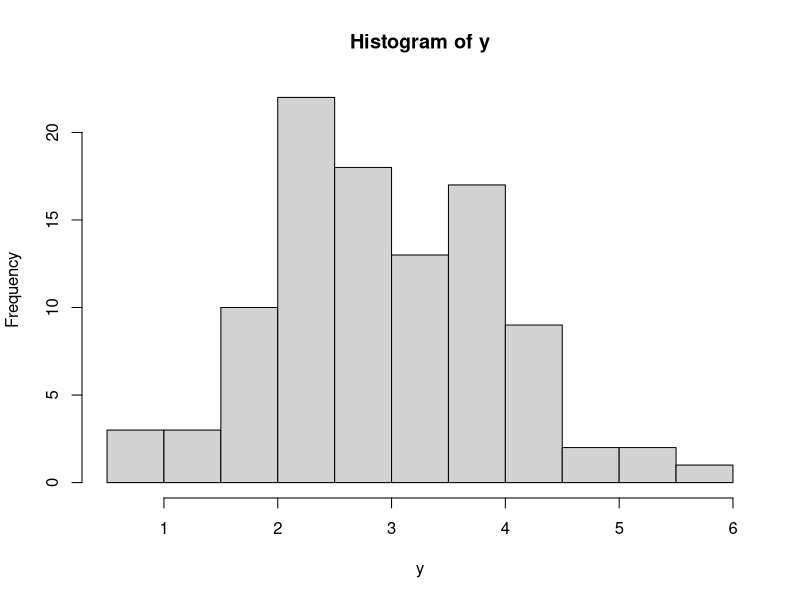
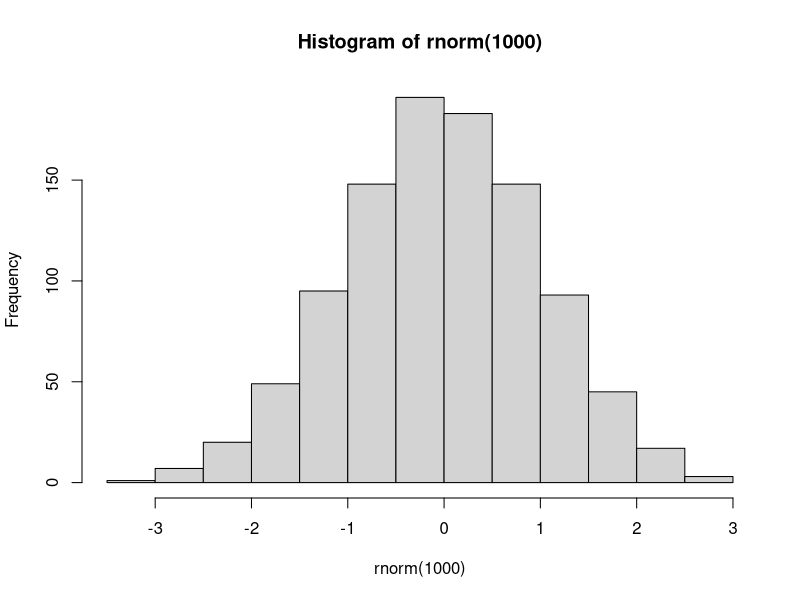
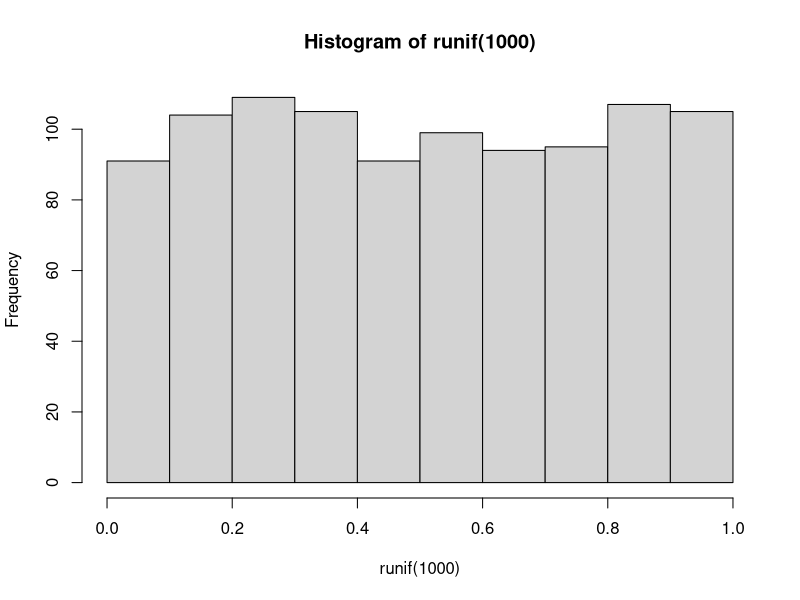
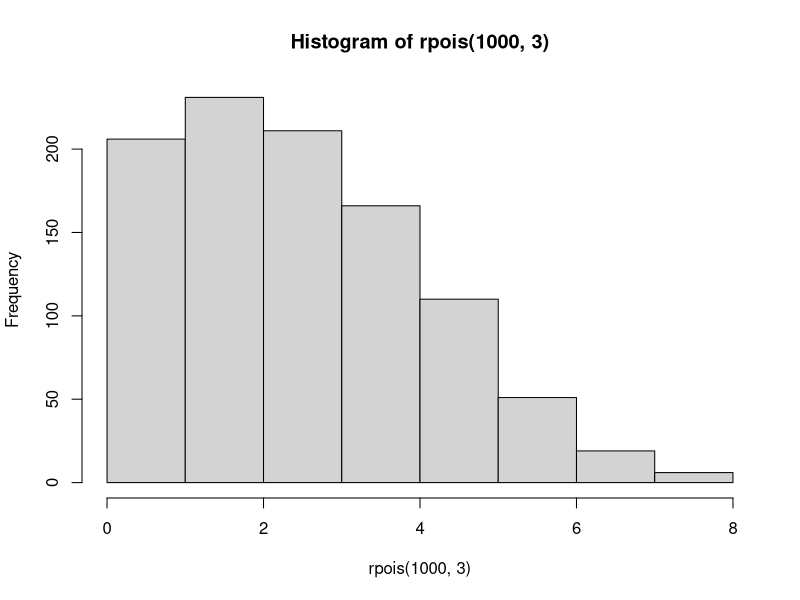

Source code (R) for these figures, in order:
# generate 100 numbers with the mean 3
rnorm (100, mean = 3)
y <- rnorm (100, mean = 3)
# lets plot a histogram to check the distribution
hist (y)
# default is mean = 0, sd = 1)
rnorm (10)
# running it several times gives us pseudo-random nrs
# same thing for poison distribution
rpois (100, lambda = 3)
# or there is also the uniform distribution
# you can find a values between 0 and 1
# as default (min and max)
runif (100)
# to give you a little overview of this distributions
hist(rnorm(1000))
hist(runif(1000))
hist(rpois(1000, 3))
# using set.seed to fix the number generator
set.seed(45)
rnorm (10)
# there is a variety of random generators
# rng.kind argument in set.seed to change the generator

